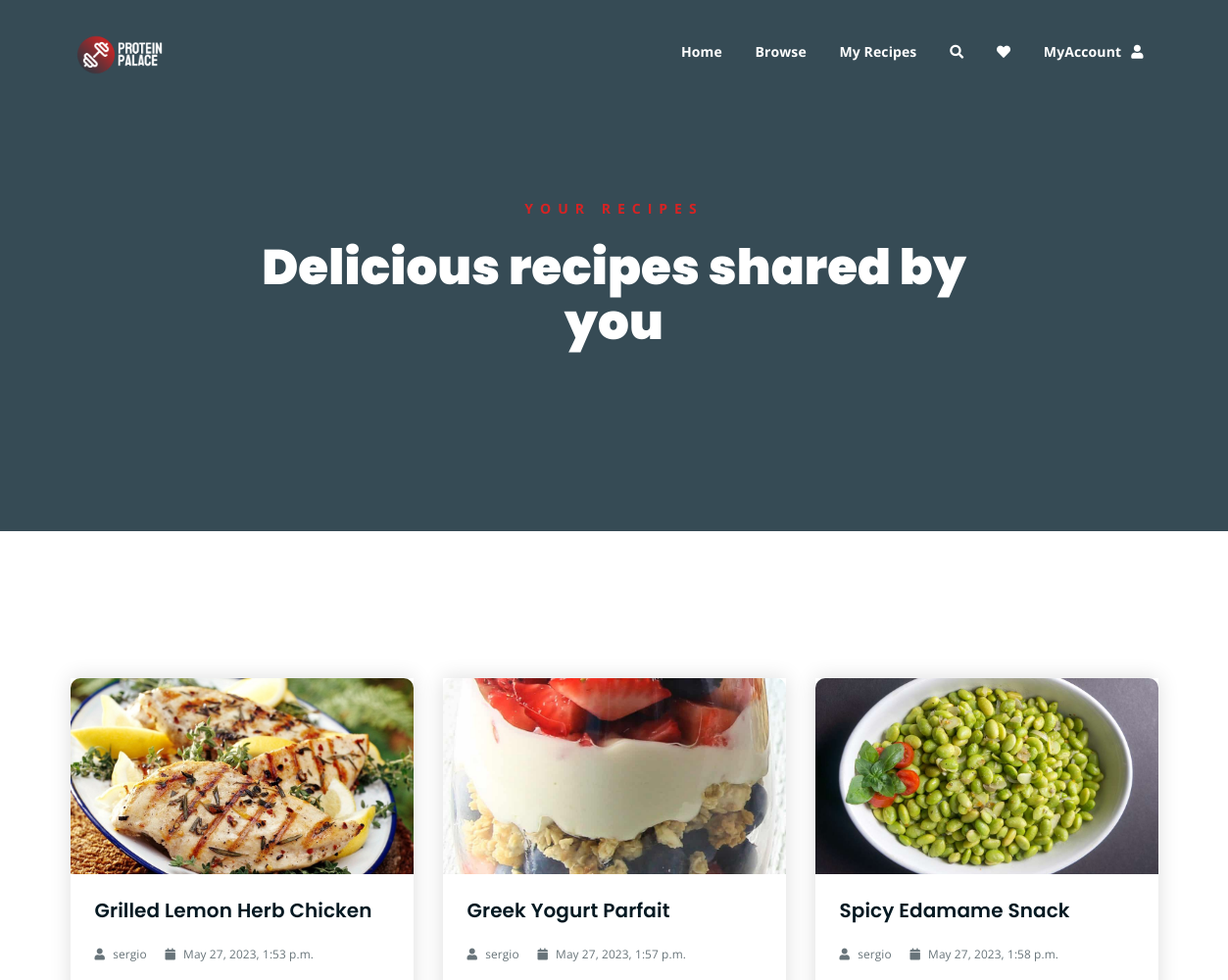
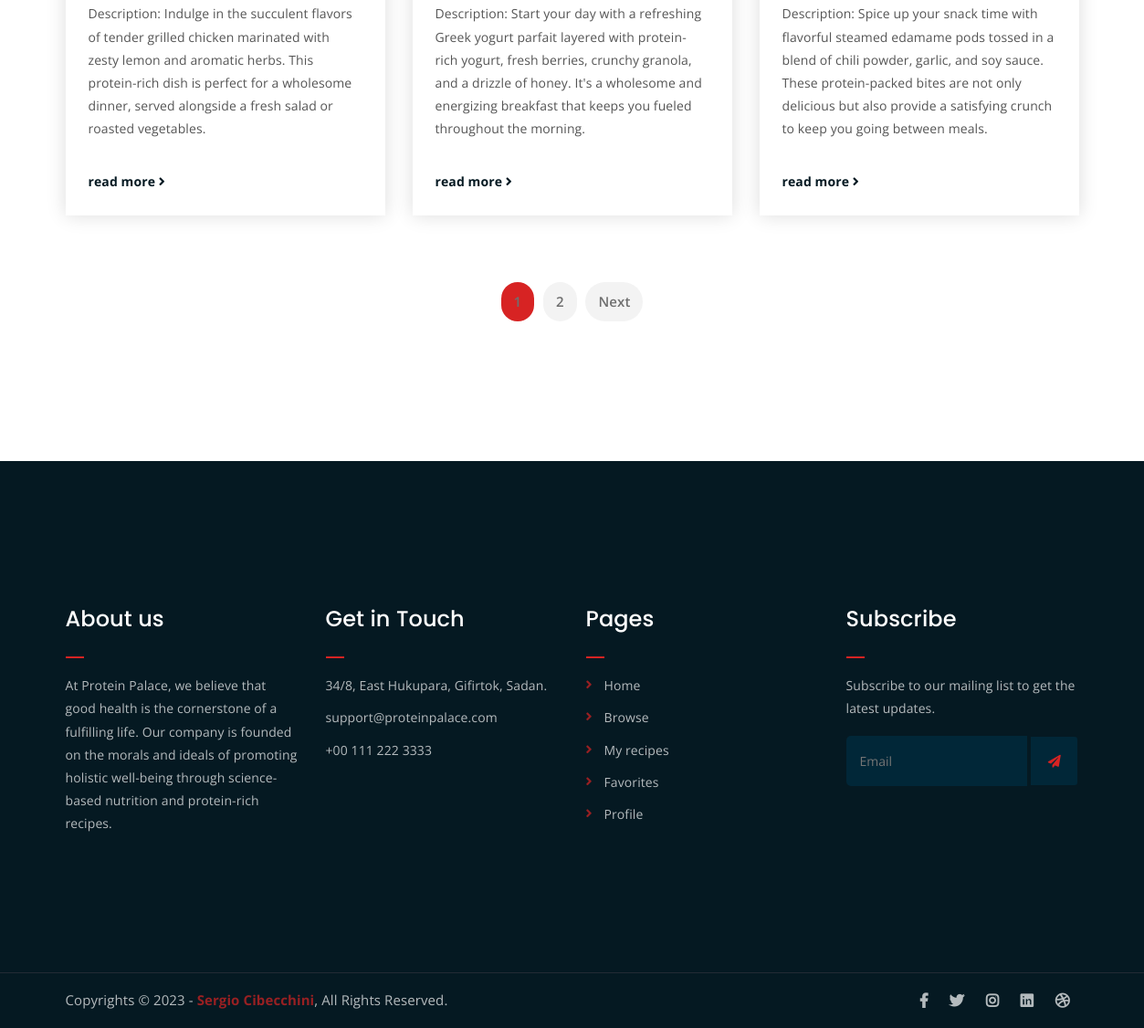
The page /myrecipes/ (signed in) on the database its author committed (2 pictures, top to bottom).
### ProteinPalaceApp/models.py (models this page shows, shortened)
class Recipe(models.Model):
    user = models.ForeignKey(User, on_delete=models.SET_NULL, null=True)
    name = models.CharField(max_length=255)
    image = models.ImageField(upload_to=recipe_image_filename)
    description = models.TextField()
    category = models.ForeignKey('Category', on_delete=models.CASCADE)
    comments = models.ManyToManyField('Comment', blank=True)
    createdAt = models.DateTimeField(auto_now_add=True)
    updatedAt = models.DateTimeField(auto_now=True)

### ProteinPalaceApp/views.py (the view)
# urls.py: path('myrecipes/', views.myrecipes, name = 'myrecipes'),
@login_required
def myrecipes(request):
    num = int(request.GET.get('num', 1))  # 1 is the default value
    max_recipes_per_page = 3  # Set the maximum number of recipes to display per page
    recipes = Recipe.objects.filter(user=request.user)
    paginator = Paginator(recipes, max_recipes_per_page)
    page = paginator.get_page(num)
    page_range = paginator.page_range
    max_pages = paginator.num_pages
    myDict = {
        "title": "myrecipes",
        "current_page": "myrecipes",
        "num": num,
        "recipes": page,
        "max_recipes_per_page": max_recipes_per_page,
        "page_range": page_range,
        "max_pages": max_pages,
    }
    return render(request,'myrecipes.html', context = myDict)

### templates/myrecipes.html (shortened to what this page needs)
{% extends "browse.html" %}
{% block breadcrumb-text %}
<p>Your recipes</p>
<h1>Delicious recipes shared by you</h1>
{% endblock %}

### templates/browse.html (shortened to what this page needs)
{% extends "index.html" %}
{% block content %}
<div class="breadcrumb-section breadcrumb-bg">
    <div class="container">
        <div class="row">
            <div class="col-lg-8 offset-lg-2 text-center">
                <div class="breadcrumb-text">
                    {% block breadcrumb-text %}{% endblock %}
                </div>
            </div>
        </div>
    </div>
</div>
{% block data %}
<div class="latest-news mt-150 mb-150">
    <div class="container">
        {% block recipes %}
        <div class="row">
            {% for recipe in recipes %}
            <div class="col-lg-4 col-md-6">
                <div class="single-latest-news">
                    <a href="{% if recipe.pk %} {% url 'recipe-detail' recipe.pk %}{% endif %}">
                        <div class="latest-news-bg" style="background-image: url('{{ recipe.image.url }}');"></div>
                    </a>
                    <div class="news-text-box">
                        <h3><a href="{% if recipe.pk %} {% url 'recipe-detail' recipe.pk %}{% endif %}" >{{ recipe.name }}</a></h3>
                        <p class="blog-meta">
                            <span class="author"><i class="fas fa-user"></i> {{ recipe.user.username }}</span>
                            <span class="date"><i class="fas fa-calendar"></i> {{ recipe.createdAt }}</span>
                        </p>
                        <p class="excerpt">{{ recipe.description }}</p>
                        <a href="{% if recipe.pk %} {% url 'recipe-detail' recipe.pk %}{% endif %}"  class="read-more-btn">read more <i class="fas fa-angle-right"></i></a>
                    </div>
                </div>
            </div>
            {% endfor %}
        </div>
        {% endblock %}
        <div class="row">
            <div class="container">
                <div class="row">
                    <div class="col-lg-12 text-center">
                        <div class="pagination-wrap">
                            <ul>
                                {% for page_num in page_range %}
                                    {% if page_num == num %}
                                        <li><a class="active" href="?num={{ page_num }}">{{ page_num }}</a></li>
                                    {% else %}
                                        <li><a href="?num={{ page_num }}">{{ page_num }}</a></li>
                                    {% endif %}
                                {% endfor %}
                                {% if num < max_pages %}
                                    <li><a href="?num={{ num|add:'1' }}">Next</a></li>
                                {% endif %}
                            </ul>
                        </div>
                    </div>
                </div>
            </div>
        </div>
    </div>
</div>
{% endblock %}
{% endblock %}

### static/styles/main.css (style rules this page uses)
:root { --website-accents: #D72323; --website-hover: #F2F2F2; --website-background: #303841; --website-text: #EEEEEE; --website-touches: #3A4750; }
html { font-size: 14px; font-weight: 400; line-height: 28px; height: 100%; }
body { font-family: "Open Sans", sans-serif; font-weight: 400; font-size: 1rem; letter-spacing: 0.1px; line-height: 1.8; color: var(--website-background); overflow-x: hidden; }
a { cursor: pointer; text-decoration: none; -webkit-transition: all 0.2s ease-in-out; -o-transition: all 0.2s ease-in-out; transition: all 0.2s ease-in-out; }
h1, .h1, h2, .h2, h3, .h3, h4, .h4, h5, .h5, h6, .h6 { font-family: "Poppins", sans-serif; font-weight: 700; margin: 0 0 1.25rem 0; color: #051922; }
h1:last-child, .h1:last-child, h2:last-child, .h2:last-child, h3:last-child, .h3:last-child, h4:last-child, .h4:last-child, h5:last-child, .h5:last-child, h6:last-child, .h6:last-child { margin: 0; }
h1, .h1 { font-size: 4rem; font-weight: 700; line-height: 4rem; }
h3, .h3 { font-size: 2rem; font-weight: 700; line-height: 2.25rem; }
p { font-family: "Open Sans", sans-serif; font-weight: 400; font-size: 1rem; letter-spacing: 0.1px; line-height: 1.8; color: #051922; margin: 0 0 1.25rem 0; }
.mt-150 { margin-top: 150px; }
.mb-150 { margin-bottom: 150px; }
a.read-more-btn { display: inline-block; margin-top: 15px; color: #051922; -webkit-transition: 0.3s; -o-transition: 0.3s; transition: 0.3s; font-weight: 700; }
.breadcrumb-bg { background-image: url(../img/breadcrumb-bg.jpg); }
.breadcrumb-text p { color: var(--website-accents); font-weight: 700; text-transform: uppercase; letter-spacing: 7px; }
.breadcrumb-text h1 { font-size: 50px; font-weight: 900; color: #fff; margin: 0; margin-top: 20px; }
.breadcrumb-section { padding: 150px 0; background-size: cover; background-position: center center; position: relative; z-index: 1; background-attachment: fixed; padding-top: 200px; }
.breadcrumb-section:after { position: absolute; left: 0; top: 0; width: 100%; height: 100%; content: ""; background-color: #07212e; z-index: -1; opacity: 0.8; }
.latest-news-bg { -webkit-transition: 0.3s; -o-transition: 0.3s; transition: 0.3s; }
.single-latest-news { -webkit-box-shadow: 0 0 20px #dddddd; box-shadow: 0 0 20px #dddddd; -webkit-transition: 0.3s; -o-transition: 0.3s; transition: 0.3s; }
.pagination-wrap ul li a { -webkit-transition: 0.3s; -o-transition: 0.3s; transition: 0.3s; }
html, body { height: 100%; }
.latest-news-bg { height: 200px; background-size: cover; background-position: center; border-radius: 10px; background-color: #ddd; border-bottom-right-radius: 0; border-bottom-left-radius: 0; }
.single-latest-news h3 { font-size: 20px; line-height: 1.25em; font-weight: 600; }
.single-latest-news h3 a { color: #051922; }
p.blog-meta span { margin-right: 15px; opacity: 0.6; color: #051922; font-size: 0.85em; }
p.blog-meta span:last-child { margin-right: 0; }
p.blog-meta span i { margin-right: 5px; }
p.excerpt { line-height: 1.8; color: #555; }
.news-text-box { padding: 25px; border-bottom-left-radius: 5px; border-bottom-right-radius: 5px; }
.single-latest-news { margin-bottom: 30px; }
.pagination-wrap { margin-top: 40px; }
.pagination-wrap ul { margin: 0; padding: 0; list-style: none; }
.pagination-wrap ul li { display: inline-block; }
.pagination-wrap ul li a { color: #6f6f6f; font-size: 15px; background-color: #f3f3f3; display: inline-block; padding: 8px 14px; border-radius: 5px; margin: 3px; font-weight: 600; border-radius: 50px; }
.pagination-wrap ul li a.active { background-color: var(--website-accents); }

### rows shown on the page
Recipe: image (picture), name "Grilled Lemon Herb Chicken", user.username "sergio", createdAt "May 27, 2023, 1:53 p.m.", description "Description: Indulge in the succulent flavors of tender grilled chicken marinated with zesty lemon and aromatic herbs. This protein-rich dish is perfect for a wholesome dinner, served alongside a fresh salad or roasted vegetables."
Recipe: image (picture), name "Greek Yogurt Parfait", user.username "sergio", createdAt "May 27, 2023, 1:57 p.m.", description "Description: Start your day with a refreshing Greek yogurt parfait layered with protein-rich yogurt, fresh berries, crunchy granola, and a drizzle of honey. It's a wholesome and energizing breakfast that keeps you fueled throughout the morning."
Recipe: image (picture), name "Spicy Edamame Snack", user.username "sergio", createdAt "May 27, 2023, 1:58 p.m.", description "Description: Spice up your snack time with flavorful steamed edamame pods tossed in a blend of chili powder, garlic, and soy sauce. These protein-packed bites are not only delicious but also provide a satisfying crunch to keep you going between meals."

### other values the page prints
{{ page_num }} "1"
{{ page_num }} "2"
